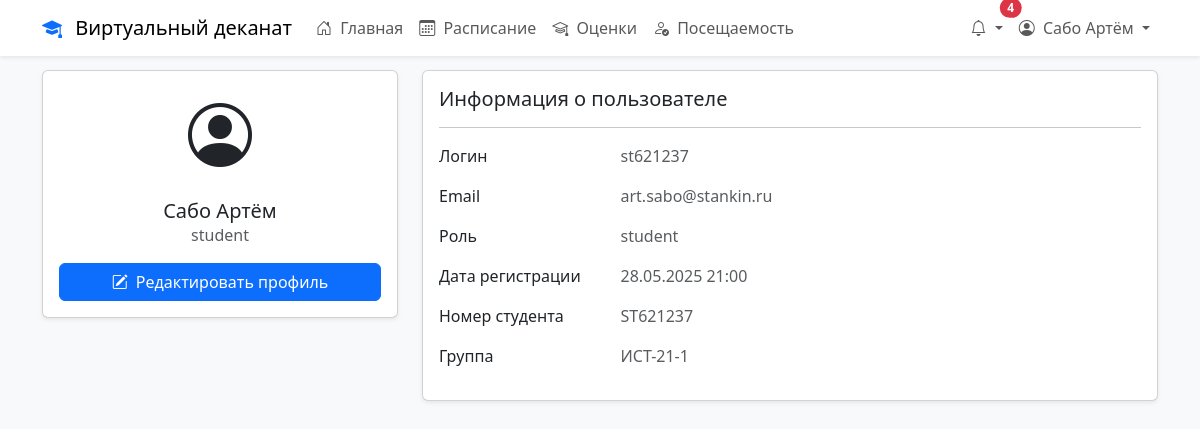
Screenshot of /profile.php (signed in) with the database file from the repository.
### tables this page shows
CREATE TABLE IF NOT EXISTS `users` (
  `id` int NOT NULL AUTO_INCREMENT,
  `username` varchar(50) NOT NULL,
  `password` varchar(255) NOT NULL,
  `email` varchar(100) NOT NULL,
  `first_name` varchar(50) NOT NULL,
  `last_name` varchar(50) NOT NULL,
  `created_at` timestamp NULL DEFAULT CURRENT_TIMESTAMP,
  `last_login` timestamp NULL DEFAULT NULL,
  `is_active` tinyint(1) DEFAULT '1',
  `failed_attempts` int DEFAULT '0',
  `last_failed_attempt` timestamp NULL DEFAULT NULL,
  `reset_code` varchar(32) DEFAULT NULL,
  `reset_code_expires` timestamp NULL DEFAULT NULL,
  PRIMARY KEY (`id`),
  UNIQUE KEY `username` (`username`),
  UNIQUE KEY `email` (`email`)
);

CREATE TABLE IF NOT EXISTS `roles` (
  `id` int NOT NULL,
  `name` varchar(50) NOT NULL,
  `description` text,
  `created_at` timestamp NULL DEFAULT CURRENT_TIMESTAMP
);

### profile.php (the view, shortened to what this page needs)
<?php
require_once 'config/config.php';
$userId = $_SESSION['user_id'];
try {
    $db = new PDO("mysql:host=" . DB_HOST . ";dbname=" . DB_NAME, DB_USER, DB_PASS);
    $db->setAttribute(PDO::ATTR_ERRMODE, PDO::ERRMODE_EXCEPTION);
    $sql = "SELECT u.*,
            r.name as role_name,
            COALESCE(d.name, '') as department_name,
            COALESCE(t.position, '') as position,
            COALESCE(t.academic_degree, '') as academic_degree,
            COALESCE(s.student_id_number, '') as student_id,
            COALESCE(g.name, '') as group_name
            FROM users u
            LEFT JOIN user_roles ur ON u.id = ur.user_id
            LEFT JOIN roles r ON ur.role_id = r.id
            LEFT JOIN teachers t ON u.id = t.user_id
            LEFT JOIN departments d ON t.department_id = d.id
            LEFT JOIN students s ON u.id = s.user_id
            LEFT JOIN student_groups sg ON s.id = sg.student_id
            LEFT JOIN `groups` g ON sg.group_id = g.id
            WHERE u.id = :user_id";
    $stmt = $db->prepare($sql);
    $stmt->execute(['user_id' => $userId]);
                $user = $stmt->fetch(PDO::FETCH_ASSOC);
} catch (PDOException $e) {
    die("Ошибка базы данных: " . $e->getMessage());
} catch (Exception $e) {
    die("Ошибка: " . $e->getMessage());
}
?>
<!DOCTYPE html>
<html lang="ru">
<head>
    <link href="https://cdn.jsdelivr.net/npm/bootstrap@5.3.0/dist/css/bootstrap.min.css" rel="stylesheet">
    <link href="https://cdn.jsdelivr.net/npm/bootstrap-icons@1.7.2/font/bootstrap-icons.css" rel="stylesheet">
</head>
<body class="bg-light">
    <?php include 'includes/navbar.php'; ?>
    <div class="container my-4">
        <div class="row">
            <div class="col-md-4">
                <div class="card shadow-sm">
                    <div class="card-body text-center">
                        <div class="mb-3">
                            <i class="bi bi-person-circle" style="font-size: 4rem;"></i>
                        </div>
                        <h5 class="card-title mb-0">
                            <?php echo htmlspecialchars($user['last_name'] . ' ' . $user['first_name']); ?>
                        </h5>
                        <p class="text-muted"><?php echo htmlspecialchars($user['role_name']); ?></p>
                        <div class="d-grid">
                            <button class="btn btn-primary" data-bs-toggle="modal" data-bs-target="#editProfileModal">
                                <i class="bi bi-pencil-square me-2"></i>Редактировать профиль
                            </button>
                        </div>
                        </div>
                    </div>
                </div>
            <div class="col-md-8">
                <div class="card shadow-sm">
                    <div class="card-body">
                        <h5 class="card-title">Информация о пользователе</h5>
                        <hr>
                        <div class="row mb-3">
                            <div class="col-sm-3">
                                <p class="mb-0">Логин</p>
                            </div>
                            <div class="col-sm-9">
                                <p class="text-muted mb-0"><?php echo htmlspecialchars($user['username']); ?></p>
                            </div>
                        </div>
                        <div class="row mb-3">
                            <div class="col-sm-3">
                                <p class="mb-0">Email</p>
                            </div>
                            <div class="col-sm-9">
                                <p class="text-muted mb-0"><?php echo htmlspecialchars($user['email']); ?></p>
                            </div>
                        </div>
                        <div class="row mb-3">
                            <div class="col-sm-3">
                                <p class="mb-0">Роль</p>
                            </div>
                            <div class="col-sm-9">
                                <p class="text-muted mb-0"><?php echo htmlspecialchars($user['role_name']); ?></p>
                            </div>
                        </div>
                        <div class="row mb-3">
                            <div class="col-sm-3">
                                <p class="mb-0">Дата регистрации</p>
                            </div>
                            <div class="col-sm-9">
                                <p class="text-muted mb-0">
                                    <?php echo $user['created_at'] ? date('d.m.Y H:i', strtotime($user['created_at'])) : 'Не указана'; ?>
                                </p>
                            </div>
                        </div>
                        <?php if ($user['student_id']): ?>
                        <div class="row mb-3">
                            <div class="col-sm-3">
                                <p class="mb-0">Номер студента</p>
                            </div>
                            <div class="col-sm-9">
                                <p class="text-muted mb-0"><?php echo htmlspecialchars($user['student_id']); ?></p>
                            </div>
                        </div>
                        <?php endif; ?>
                        <?php if ($user['group_name']): ?>
                        <div class="row mb-3">
                            <div class="col-sm-3">
                                <p class="mb-0">Группа</p>
                            </div>
                            <div class="col-sm-9">
                                <p class="text-muted mb-0"><?php echo htmlspecialchars($user['group_name']); ?></p>
                            </div>
                        </div>
                        <?php endif; ?>
                    </div>
                </div>
            </div>
        </div>
    </div>
</body>
</html>

### includes/navbar.php (shortened to what this page needs)
<?php
$currentUserId = $_SESSION['user_id'] ?? null;
if ($currentUserId) {
    try {
        $db = new PDO("mysql:host=" . DB_HOST . ";dbname=" . DB_NAME, DB_USER, DB_PASS);
        $db->setAttribute(PDO::ATTR_ERRMODE, PDO::ERRMODE_EXCEPTION);
        $stmt = $db->prepare("SELECT first_name, last_name FROM users WHERE id = :user_id");
        $stmt->execute(['user_id' => $currentUserId]);
        $currentUser = $stmt->fetch(PDO::FETCH_ASSOC);
    } catch (PDOException $e) {
        $currentUser = [
            'first_name' => $_SESSION['first_name'] ?? 'Пользователь',
            'last_name' => $_SESSION['last_name'] ?? ''
        ];
    }
}
$sql = "SELECT COUNT(*) as count FROM notifications WHERE user_id = ? AND is_read = 0";
$stmt = $conn->prepare($sql);
$stmt->bind_param("i", $_SESSION['user_id']);
$stmt->execute();
$unread_notifications = $stmt->get_result()->fetch_assoc()['count'];
?>
<nav class="navbar navbar-expand-lg navbar-light bg-white shadow-sm fixed-top">
    <div class="container">
        <a class="navbar-brand" href="dashboard.php">
            <i class="bi bi-mortarboard-fill text-primary me-2"></i>
            <?php echo APP_NAME; ?>
        </a>
        <div class="collapse navbar-collapse" id="navbarNav">
            <ul class="navbar-nav me-auto">
                <?php if ($_SESSION['role_id'] == ROLE_ADMIN): ?>
                    <li class="nav-item">
                        <a class="nav-link <?php echo basename($_SERVER['PHP_SELF']) == 'dashboard.php' ? 'active' : ''; ?>"
                           href="dashboard.php">
                            <i class="bi bi-house-door me-1"></i>
                            Главная
                        </a>
                    </li>
                    <li class="nav-item">
                        <a class="nav-link <?php echo basename($_SERVER['PHP_SELF']) == 'users.php' ? 'active' : ''; ?>"
                           href="users.php">
                            <i class="bi bi-people me-1"></i>
                            Пользователи
                        </a>
                    </li>
                    <li class="nav-item">
                        <a class="nav-link <?php echo basename($_SERVER['PHP_SELF']) == 'departments.php' ? 'active' : ''; ?>"
                           href="departments.php">
                            <i class="bi bi-building me-1"></i>
                            Кафедры
                        </a>
                    </li>
                <?php elseif ($_SESSION['role_id'] == ROLE_STUDENT): ?>
                    <li class="nav-item">
                        <a class="nav-link <?php echo basename($_SERVER['PHP_SELF']) == 'dashboard.php' ? 'active' : ''; ?>"
                           href="dashboard.php">
                            <i class="bi bi-house-door me-1"></i>
                            Главная
                        </a>
                    </li>
                    <li class="nav-item">
                        <a class="nav-link <?php echo basename($_SERVER['PHP_SELF']) == 'schedule.php' ? 'active' : ''; ?>"
                           href="schedule.php">
                            <i class="bi bi-calendar3 me-1"></i>
                            Расписание
                        </a>
                    </li>
                    <li class="nav-item">
                        <a class="nav-link <?php echo basename($_SERVER['PHP_SELF']) == 'grades.php' ? 'active' : ''; ?>"
                           href="grades.php">
                            <i class="bi bi-mortarboard me-1"></i>
                            Оценки
                        </a>
                    </li>
                    <li class="nav-item">
                        <a class="nav-link <?php echo basename($_SERVER['PHP_SELF']) == 'attendance.php' ? 'active' : ''; ?>"
                           href="attendance.php">
                            <i class="bi bi-person-check me-1"></i>
                            Посещаемость
                        </a>
                    </li>
                <?php endif; ?>
            </ul>
            <ul class="navbar-nav">
                <li class="nav-item dropdown">
                    <a class="nav-link dropdown-toggle position-relative" href="#" id="notificationsDropdown"
                       role="button" data-bs-toggle="dropdown">
                        <i class="bi bi-bell"></i>
                        <?php if ($unread_notifications > 0): ?>
                            <span class="position-absolute top-0 start-100 translate-middle badge rounded-pill bg-danger">
                                <?php echo $unread_notifications; ?>
                            </span>
                        <?php endif; ?>
                    </a>
                </li>
                <li class="nav-item dropdown">
                    <a class="nav-link dropdown-toggle" href="#" id="userDropdown" role="button" data-bs-toggle="dropdown">
                        <i class="bi bi-person-circle me-1"></i>
                        <?php echo htmlspecialchars($currentUser['last_name'] . ' ' . $currentUser['first_name']); ?>
                    </a>
                </li>
            </ul>
        </div>
    </div>
</nav>

### rows the page displays
users: last_name+first_name "Сабо Артём", roles.name "student", username "st621237", email "art.sabo@stankin.ru", created_at "28.05.2025 21:00"

### other values shown
APP_NAME "Виртуальный деканат"
$unread_notifications "4"
$user['student_id'] "ST621237"
$user['group_name'] "ИСТ-21-1"
